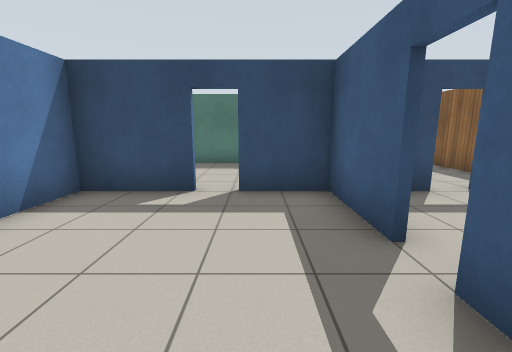
[1] (above)

23 first-person views from a walk through a robot-simulator world made for Gazebo. The camera is 1.2 m above the floor, tilts 10° down and sees 90° across. The floor is counted in squares, 1 m on a side. Each view is taken from the middle of a square. On the plan, view 1 faces up. The plan holds only what a view shows up to about 12 squares ahead; the rest is blank. The place goes on beyond the plan. Gazebo's built-in surfaces are drawn with simple patterns.

[2]
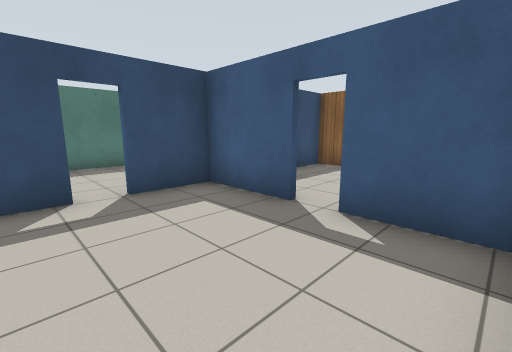

[3]
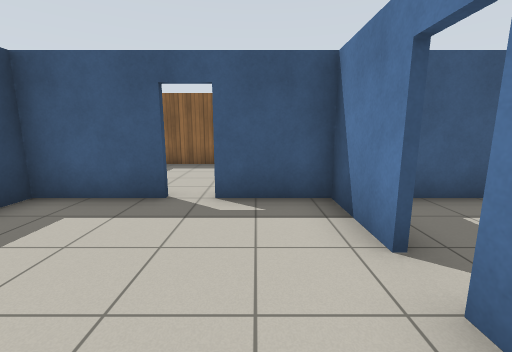

[4]
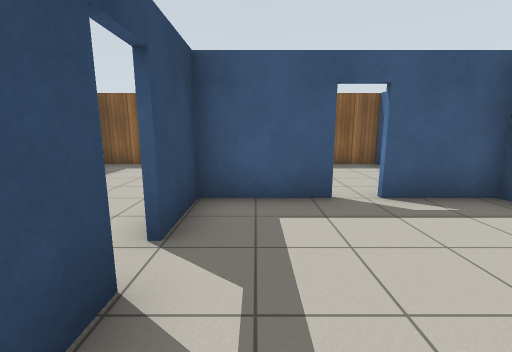

[5]
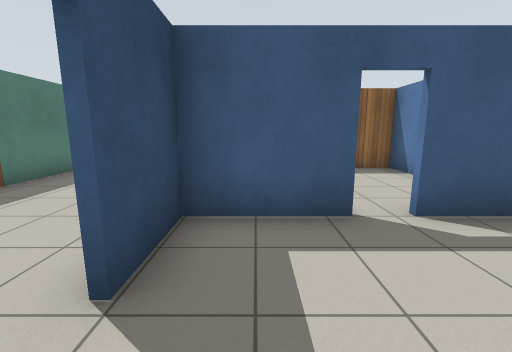

[6]
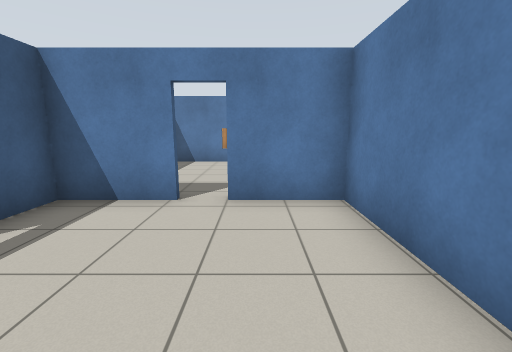

[7]
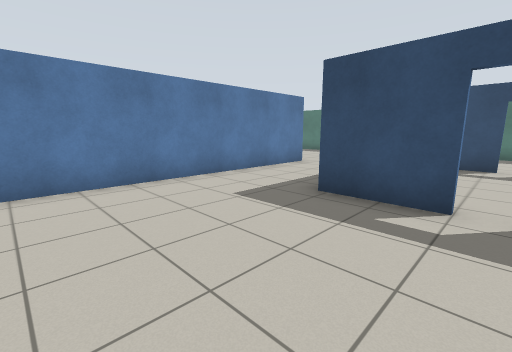

[8]
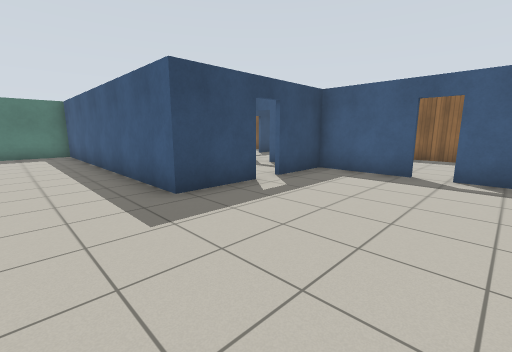

[9]
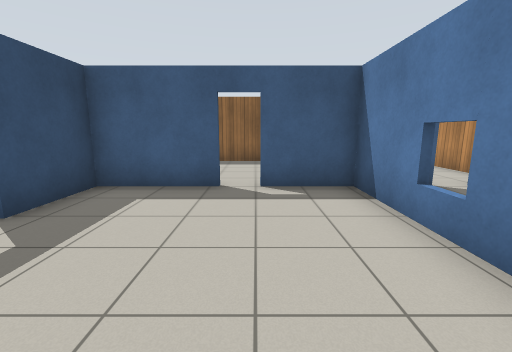

[10]
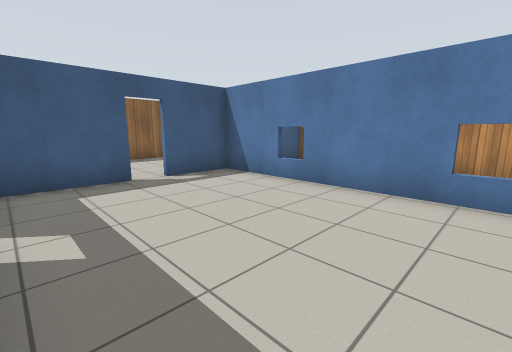

[11]
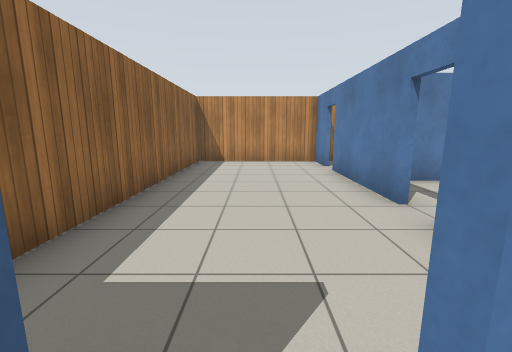

[12]
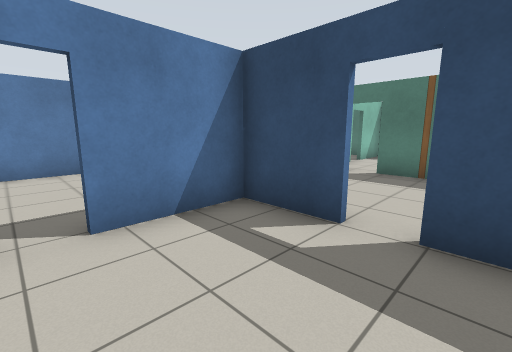

[13]
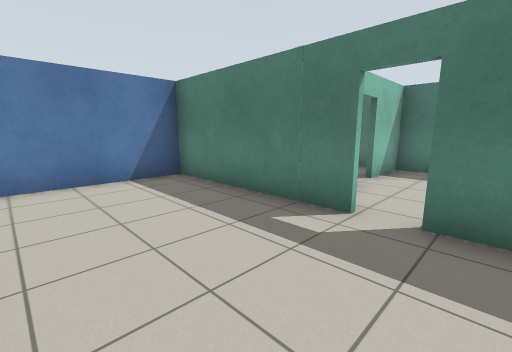

[14]
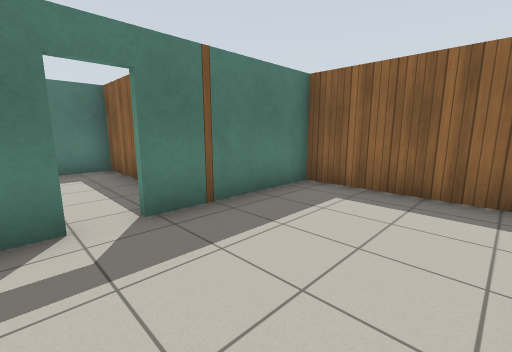

[15]
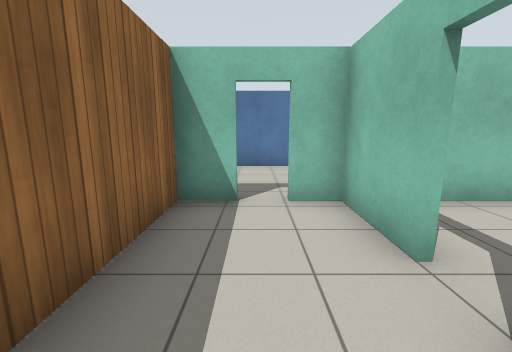

[16]
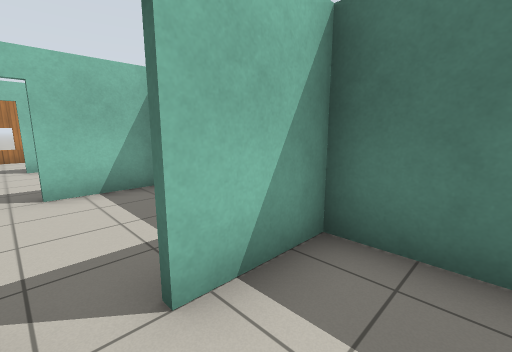

[17]
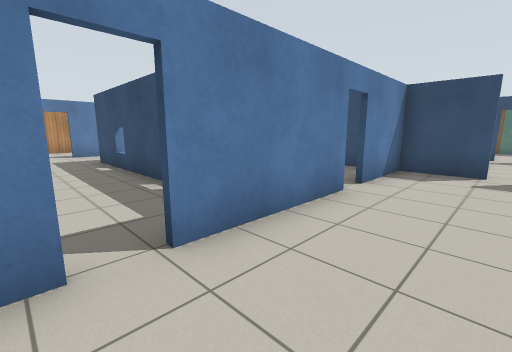

[18]
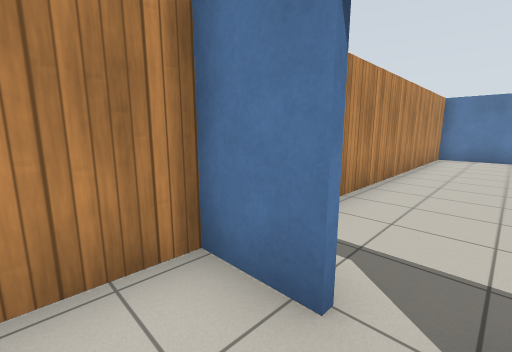

[19]
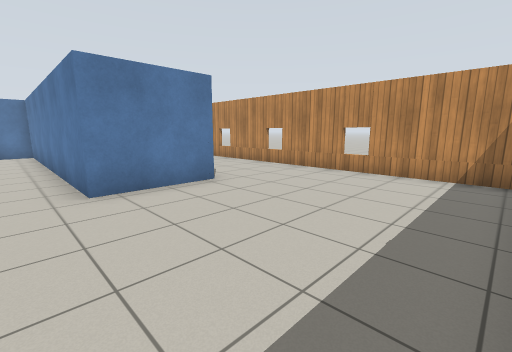

[20]
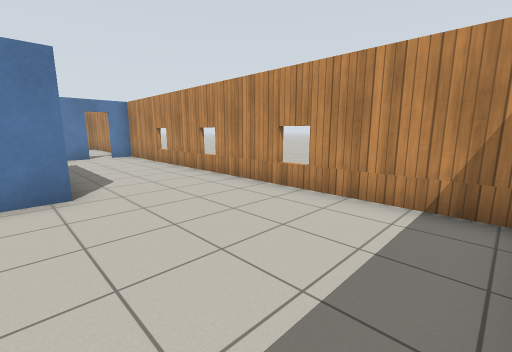

[21]
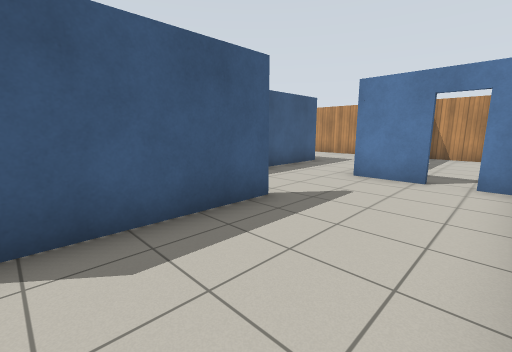

[22]
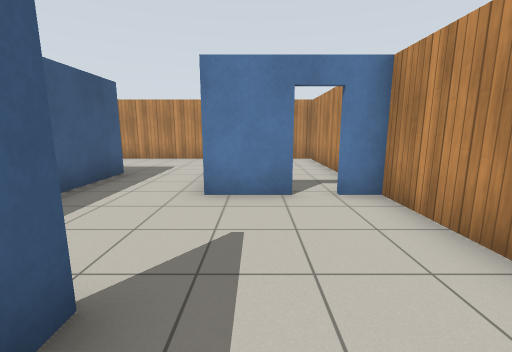

[23]
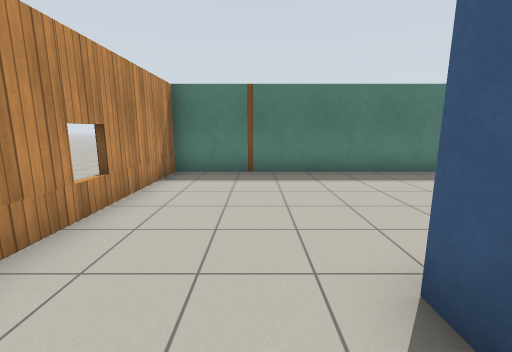

### Floor plan
Points are (right, up) in squares from view 1. A wall is a line through its corners. A room is listed if a view was taken in it or the views show most of it. See-through windows are left out.
Room 1 (views 1, 2, 3, 4, 5, 6)
walls: (-0.6, -0.4) (1.6, -0.4); (-1.1, 5) (-3.5, 5) (-3.5, -0.4) (-1.5, -0.4); (1.5, 2.6) (1.5, 5) (-0.4, 5); (1.5, -0.5) (1.5, 1.7)
ways out: open door at (-1, -0.5) to room 2; open door at (1.5, 2) to room 3; open door at (-1, 5) to room 4
Room 2 (views 7, 8, 9, 10)
walls: (-1.5, -0.5) (-3.7, -0.5) (-3.7, 4.4); (1.5, -3.3) (1.5, -0.5) (-0.6, -0.5); (-7, 3.7) (-7, -6.1) (1.5, -6.1) (1.5, -4)
ways out: open door at (-1, -0.5) to room 1; open door at (1.5, -3.5) to room 6; opening at (-5.5, 5) to room 7
Room 3 (views 11, 12)
walls: (5, -0.4) (6.3, -0.4) (6.3, 5) (4.4, 5); (3.6, 5) (1.6, 5) (1.6, 2.6)
ways out: open door at (1.5, 2) to room 1; open door at (4, 5) to room 4; opening at (4, -1) to room 6
Room 4 (views 13, 14)
walls: (1.5, 9.5) (-4, 9.5); (0.8, 5.2) (2.8, 5.2); (-3.5, 9.6) (-3.5, 5.9); (6.3, 5.9) (6.3, 9.5) (2.3, 9.5)
ways out: open door at (-1, 5) to room 1; open door at (4, 5) to room 3; open door at (2, 10) to room 5
Room 5 (views 15, 16)
walls: (0.5, 11.9) (0.5, 9.7) (1.5, 9.7); (2.3, 9.7) (3.4, 9.7) (3.4, 14.6) (0.5, 14.6) (0.5, 12.6)
ways out: open door at (2, 10) to room 4; open door at (0.3, 12.3)
Room 6 (views 17, 18)
walls: (1.6, -4) (1.6, -7.9); (1.6, -8.6) (1.6, -10.2) (6.3, -10.2) (6.3, -2); (3.8, -0.5) (1.6, -0.5) (1.6, -3.3)
ways out: open door at (1.5, -3.5) to room 2; opening at (4, -1) to room 3; gap at (1.5, -8.5) to room 7
Room 7 (views 19, 20, 21, 22, 23)
walls: (-9.8, -0.6) (-9.8, 3.7) (-7, 3.7); (-11.7, -3.7) (-10, -3.7); (-10, -5.6) (-10, -6.8); (-3.7, 4.4) (-3.7, 9.6); (-10, -7.9) (-10, -10.3); (-1.9, -6.3) (-7.2, -6.3) (-7.2, -3.4); (-4, 9.5) (-13.4, 9.5) (-13.4, -3.7) (-12.5, -3.7); (-9.9, -10.2) (-1.2, -10.2); (1.5, -10.2) (1.5, -8.9)
ways out: opening at (-5.5, 5) to room 2; gap at (1.5, -8.5) to room 6; open door at (-12, -4); open door at (-10, -7)

Positions as (right, up) in squares from view 1, and headings:
1: (0, 0), facing up
2: (-2, 0), facing up-right
3: (-3, 1), facing right
4: (-3, 4), facing right
5: (-2, 4), facing right
6: (-2, 4), facing down
7: (-1, -5), facing up-left
8: (-6, -5), facing up-right
9: (-4, -4), facing right
10: (-5, -1), facing down-right
11: (4, 0), facing down
12: (5, 2), facing up-left
13: (3, 6), facing up-left
14: (1, 6), facing up-right
15: (2, 14), facing down
16: (2, 12), facing up-left
17: (4, -9), facing up-left
18: (3, -8), facing down-left
19: (-6, 9), facing down-left
20: (-9, 9), facing down-left
21: (-13, 3), facing down-right
22: (-11, 1), facing down
23: (-11, 2), facing up
